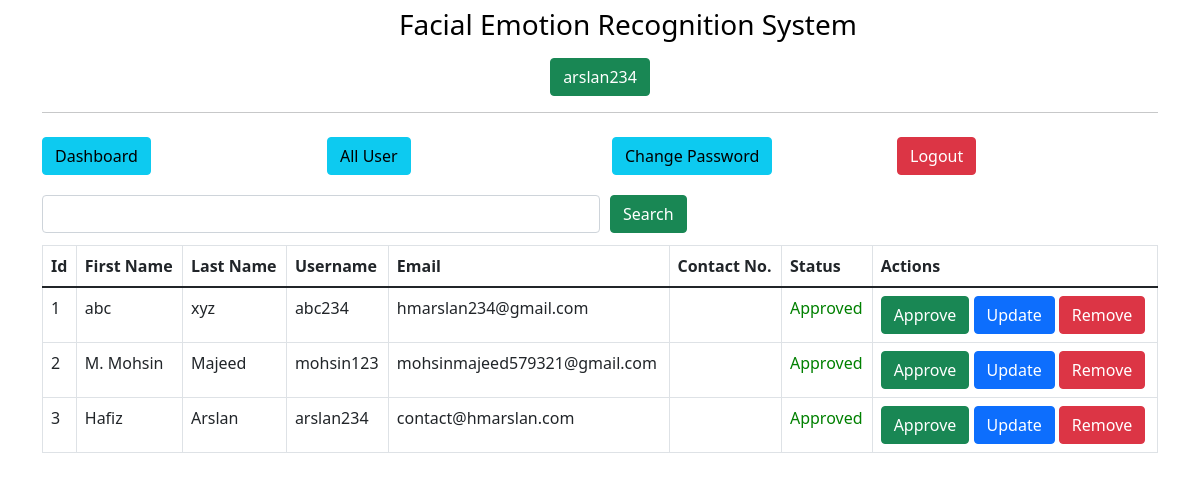
The app's page /admin/get-all-user (signed in) with its own data.
### main.py (models this page shows, shortened)
class User(db.Model):
    id=db.Column(db.Integer, primary_key=True)
    fname=db.Column(db.String(255), nullable=False)
    lname=db.Column(db.String(255), nullable=False)
    email=db.Column(db.String(255), nullable=False)
    username=db.Column(db.String(255), nullable=False)
    edu=db.Column(db.String(255), nullable=False)
    password=db.Column(db.String(255), nullable=False)
    status=db.Column(db.Integer,default=0, nullable=False)

### main.py (the view)
@app.route('/admin/get-all-user', methods=["POST", "GET"])
def adminGetAllUser():
    if not session.get('admin_id'):
        return redirect('/admin/')
    if request.method == "POST":
        search = request.form.get('search')
        users = User.query.filter(User.username.like('%' + search + '%')).all()
        return render_template('admin/all-user.html', title='Approve User', users=users)
    else:
        users = User.query.all()
        return render_template('admin/all-user.html', title='Approve User', users=users)

### templates/admin/all-user.html
{% extends "admin/layout.html"%}
{% block content %}
<div class="container">
    {% include 'admin/navbar.html' %}
    <div class="my-2">
        <form action="" method="POST" style="width:100%">
            <div class="d-flex align-items-center">
                <input type="text" name="search" id="search" class="form-control my-1 w-50">
                <button type="submit" class="btn btn-success " style="margin-left:10px;">Search</button>
            </div>
        </form>
    </div>
    <div class="my-2">
        <div class="table-responsive">
            <table class="table table-bordered">
                <thead>
                    <tr>
                        <th>Id</th>
                        <th>First Name</th>
                        <th>Last Name</th>
                        <th>Username</th>
                        <th>Email</th>
                        <th>Contact No.</th>
                        <th>Status</th>
                        <th>Actions</th>
                    </tr>
                </thead>
                <tbody>
                    {% for user in users %}
                    <tr>
                        <td>{{user.id}}</td>
                        <td>{{user.fname}}</td>
                        <td>{{user.lname}}</td>
                        <td>{{user.username}}</td>
                        <td>{{user.email}}</td>
                        <td>{{user.contact_no}}</td>
                        <td>
                            {% if user.status == 1 %}
                            <span style="color: green;">Approved</span>
                            {% else %}
                            <span style="color: blue;">Pending</span>
                            {% endif %}
                        </td>
                        <td>
                            <a href="/admin/approve-user/{{user.id}}" class="btn btn-success">Approve</a>
                            <a href="/admin/update-user/{{user.id}}" class="btn btn-primary">Update</a>
                            <a href="/admin/remove-user/{{user.id}}" class="btn btn-danger">Remove</a>
                        </td>
                    </tr>
                    {% endfor %}
                </tbody>
            </table>
        </div>
    </div>
</div>
{% endblock content %}

### templates/admin/layout.html (shortened to what this page needs)
<!DOCTYPE html>
<html lang="en">
<head>
    <link href="https://cdn.jsdelivr.net/npm/bootstrap@5.1.3/dist/css/bootstrap.min.css" rel="stylesheet">
</head>
<body>
    <div class="container my-2">
        <a href="/"><div class="d-flex justify-content-center align-items-center">
            <h3>
                Facial Emotion Recognition System
            </h3>
        </div></a>
        <div class="my-2 text-center">
            {% if session.admin_name %}
            <button class="btn btn-success">{{session.admin_name}}</button>
            {% endif %}
        </div>
        <hr>
    </div>
    {% block content %} {% endblock content %}
</body>
</html>

### templates/admin/layout.html (style rules this page uses)
a { text-decoration: none; color: black; }

### records on screen
User: admin_name "arslan234", id "3", fname "Hafiz", lname "Arslan", username "arslan234", email "contact@hmarslan.com", status "Approved"
User: id "1", fname "abc", lname "xyz", username "abc234", email "hmarslan234@gmail.com", status "Approved"
User: id "2", fname "M. Mohsin", lname "Majeed", username "mohsin123", email "mohsinmajeed579321@gmail.com", status "Approved"
